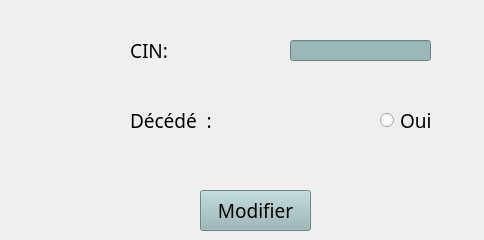
            <widget class="QWidget" name="tab_12">
             <attribute name="title">
              <string>Modifier décès</string>
             </attribute>
             <widget class="QLineEdit" name="le_8">
              <property name="geometry">
               <rect>
                <x>290</x>
                <y>40</y>
                <width>141</width>
                <height>21</height>
               </rect>
              </property>
              <property name="styleSheet">
               <string notr="true">background-color: rgb(153, 184, 183);</string>
              </property>
             </widget>
             <widget class="QLabel" name="lb_9">
              <property name="geometry">
               <rect>
                <x>130</x>
                <y>40</y>
                <width>131</width>
                <height>21</height>
               </rect>
              </property>
              <property name="font">
               <font>
                <family>Mongolian Baiti</family>
                <pointsize>14</pointsize>
                <weight>50</weight>
                <italic>false</italic>
                <bold>false</bold>
               </font>
              </property>
              <property name="text">
               <string>CIN:</string>
              </property>
             </widget>
             <widget class="QLabel" name="label_16">
              <property name="geometry">
               <rect>
                <x>130</x>
                <y>110</y>
                <width>91</width>
                <height>21</height>
               </rect>
              </property>
              <property name="font">
               <font>
                <family>Mongolian Baiti</family>
                <pointsize>14</pointsize>
                <weight>50</weight>
                <italic>false</italic>
                <bold>false</bold>
               </font>
              </property>
              <property name="text">
               <string>Décédé  :</string>
              </property>
             </widget>
             <widget class="QRadioButton" name="radioButton_4">
              <property name="geometry">
               <rect>
                <x>380</x>
                <y>110</y>
                <width>95</width>
                <height>20</height>
               </rect>
              </property>
              <property name="font">
               <font>
                <family>Mongolian Baiti</family>
                <pointsize>14</pointsize>
                <weight>50</weight>
                <italic>false</italic>
                <bold>false</bold>
               </font>
              </property>
              <property name="text">
               <string>Oui</string>
              </property>
             </widget>
             <widget class="QPushButton" name="pb_5">
              <property name="geometry">
               <rect>
                <x>200</x>
                <y>190</y>
                <width>111</width>
                <height>41</height>
               </rect>
              </property>
              <property name="font">
               <font>
                <family>Mongolian Baiti</family>
                <pointsize>14</pointsize>
                <weight>50</weight>
                <italic>false</italic>
                <bold>false</bold>
               </font>
              </property>
              <property name="styleSheet">
               <string notr="true">background-color: rgb(153, 184, 183);</string>
              </property>
              <property name="text">
               <string>Modifier</string>
              </property>
             </widget>
            </widget>
